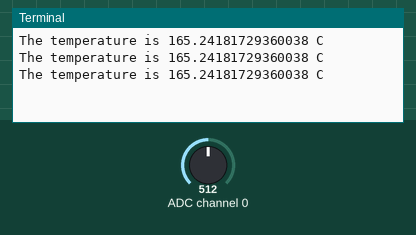
A program run on a simulated Raspberry Pi (BCM pin numbers). Shown: the last lines printed to the terminal. The test bench sets the inputs (shaded band); at power-on: ADC channel 0 = 512 (analog values on the 0–1023 scale).

Above: at 1.2 s.
1.3 s: ADC channel 0 set to 716
At 1.86 s:
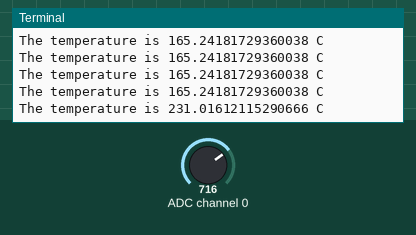
2.8 s: ADC channel 0 set to 900
At 3.06 s:
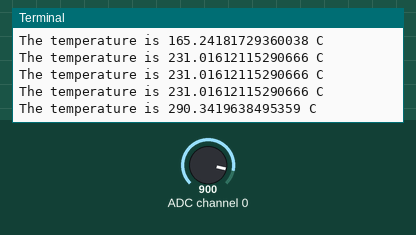
Timing chart, 0 to 5.8 s (numbered marks = the images above; inputs shaded):
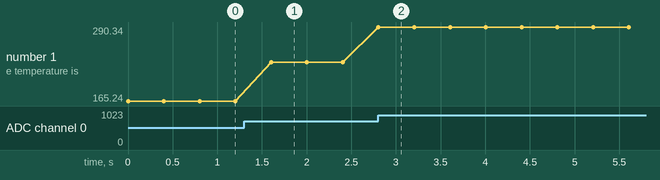

The program:

tempLm35Mod.py
```python
from gpiozero import MCP3008
from time import sleep

def convert_temp(gen):
    for value in gen:
        yield (value * 3.3) * 100

adc = MCP3008(channel=0)

for temp in convert_temp(adc.values):
    print('The temperature is', temp, 'C')
    sleep(0.4)
```

Measured:
- after the input at 1.3 s, the terminal: prints a new line after 0.30 s (image 1)
- after the input at 2.8 s, the terminal: prints a new line at once (image 2)
- plotted number 1: 165.24 → 231.02 after the input at 1.3 s, 231.02 → 290.34 after the input at 2.8 s
